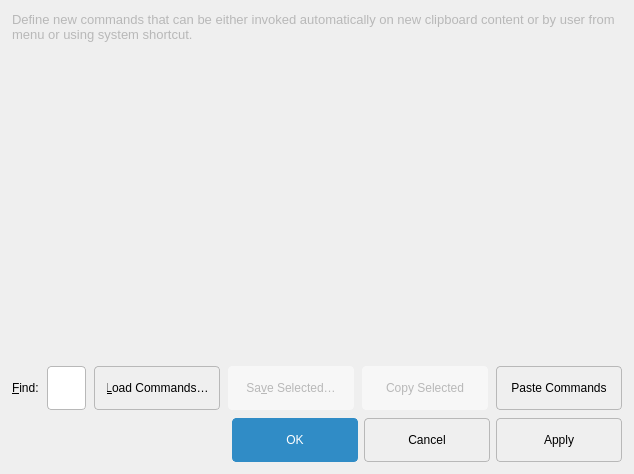
<?xml version="1.0" encoding="UTF-8"?>
<ui version="4.0">
 <class>CommandDialog</class>
 <widget class="QDialog" name="CommandDialog">
  <property name="geometry">
   <rect>
    <x>0</x>
    <y>0</y>
    <width>634</width>
    <height>474</height>
   </rect>
  </property>
  <property name="windowTitle">
   <string>Commands</string>
  </property>
  <property name="styleSheet">
   <string notr="true">
QDialog {
    background-color: palette(window);
}
QPushButton {
    border-radius: 4px;
    padding: 5px 12px;
    min-height: 32px;
    min-width: 100px;
    border: 1px solid palette(mid);
    background-color: palette(button);
}
QPushButton:hover {
    background-color: palette(alternate-base);
}
QPushButton:pressed {
    background-color: palette(alternate-base);
}
QPushButton:disabled {
    color: palette(mid);
    background-color: palette(alternate-base);
    border: 1px solid palette(alternate-base);
}
QPushButton:default {
    background-color: palette(highlight);
    color: palette(highlighted-text);
    border: 1px solid palette(highlight);
}
QPushButton:default:hover {
    background-color: palette(highlight);
    border: 1px solid palette(highlight);
}
QPushButton:default:pressed {
    background-color: palette(highlight);
    border: 1px solid palette(highlight);
}
QLineEdit {
    border-radius: 4px;
    border: 1px solid palette(mid);
    padding: 5px 8px;
    min-height: 32px;
    background-color: palette(base);
}
QLineEdit:focus {
    border: 1px solid palette(highlight);
    border-bottom: 2px solid palette(highlight);
}
QCheckBox {
    spacing: 8px;
}
QRadioButton {
    spacing: 8px;
}
QListWidget {
    border-radius: 8px;
    border: 1px solid palette(mid);
    background-color: palette(base);
}
QTreeWidget {
    border-radius: 8px;
    border: 1px solid palette(mid);
    background-color: palette(base);
}
QTableWidget {
    border-radius: 8px;
    border: 1px solid palette(mid);
    background-color: palette(base);
}
QGroupBox {
    border-radius: 8px;
    border: 1px solid palette(mid);
    margin-top: 12px;
    padding: 12px;
    background-color: palette(button);
}
QTabWidget::pane {
    border: 1px solid palette(mid);
    border-radius: 8px;
}
QTabBar::tab {
    border-radius: 4px;
    padding: 6px 16px;
    margin-right: 4px;
}
QTabBar::tab:selected {
    background-color: palette(highlight);
    color: palette(highlighted-text);
}
QScrollBar {
    border: none;
    background: transparent;
    width: 8px;
    margin: 0;
}
QScrollBar::handle {
    background: palette(mid);
    border-radius: 4px;
    min-height: 24px;
}
QScrollBar::handle:hover {
    background: palette(mid);
}
QScrollBar::add-line, QScrollBar::sub-line {
    border: none;
    background: none;
    width: 0px;
    height: 0px;
}
QScrollBar::add-page, QScrollBar::sub-page {
    background: none;
}
QMenu {
    border-radius: 8px;
    border: 1px solid palette(mid);
    padding: 4px;
    background-color: palette(button);
}
QComboBox {
    border-radius: 4px;
    border: 1px solid palette(mid);
    padding: 5px 8px;
    min-height: 32px;
    background-color: palette(base);
}
   </string>
  </property>
  <layout class="QVBoxLayout" name="verticalLayout">
   <property name="leftMargin">
    <number>12</number>
   </property>
   <property name="topMargin">
    <number>12</number>
   </property>
   <property name="rightMargin">
    <number>12</number>
   </property>
   <property name="bottomMargin">
    <number>12</number>
   </property>
   <property name="spacing">
    <number>8</number>
   </property>
   <item>
    <widget class="QLabel" name="label_11">
     <property name="sizePolicy">
      <sizepolicy hsizetype="Preferred" vsizetype="Maximum">
       <horstretch>0</horstretch>
       <verstretch>0</verstretch>
      </sizepolicy>
     </property>
     <property name="text">
      <string>Define new commands that can be either invoked automatically on new clipboard content or by user from menu or using system shortcut.</string>
     </property>
     <property name="wordWrap">
      <bool>true</bool>
     </property>
     <property name="styleSheet">
      <string notr="true">color: palette(mid); font-size: 13px;</string>
     </property>
    </widget>
   </item>
   <item>
    <widget class="ItemOrderList" name="itemOrderListCommands" native="true">
     <property name="sizePolicy">
      <sizepolicy hsizetype="Preferred" vsizetype="Preferred">
       <horstretch>0</horstretch>
       <verstretch>1</verstretch>
      </sizepolicy>
     </property>
     <property name="focusPolicy">
      <enum>Qt::WheelFocus</enum>
     </property>
     <property name="minimumHeight">
      <number>200</number>
     </property>
    </widget>
   </item>
   <item>
    <layout class="QHBoxLayout" name="horizontalLayout_7">
     <property name="spacing">
      <number>8</number>
     </property>
     <item>
      <widget class="QLabel" name="label_3">
       <property name="text">
        <string>&amp;Find:</string>
       </property>
       <property name="buddy">
        <cstring>lineEditFilterCommands</cstring>
       </property>
      </widget>
     </item>
     <item>
      <widget class="QLineEdit" name="lineEditFilterCommands"/>
     </item>
     <item>
      <widget class="QPushButton" name="pushButtonLoadCommands">
       <property name="minimumHeight">
        <number>32</number>
       </property>
       <property name="minimumWidth">
        <number>120</number>
       </property>
       <property name="text">
        <string>&amp;Load Commands…</string>
       </property>
      </widget>
     </item>
     <item>
      <widget class="QPushButton" name="pushButtonSaveCommands">
       <property name="enabled">
        <bool>false</bool>
       </property>
       <property name="minimumHeight">
        <number>32</number>
       </property>
       <property name="minimumWidth">
        <number>120</number>
       </property>
       <property name="text">
        <string>Sa&amp;ve Selected…</string>
       </property>
      </widget>
     </item>
     <item>
      <widget class="QPushButton" name="pushButtonCopyCommands">
       <property name="enabled">
        <bool>false</bool>
       </property>
       <property name="minimumHeight">
        <number>32</number>
       </property>
       <property name="minimumWidth">
        <number>120</number>
       </property>
       <property name="text">
        <string>Copy Selected</string>
       </property>
      </widget>
     </item>
     <item>
      <widget class="QPushButton" name="pushButtonPasteCommands">
       <property name="minimumHeight">
        <number>32</number>
       </property>
       <property name="minimumWidth">
        <number>120</number>
       </property>
       <property name="text">
        <string>Paste Commands</string>
       </property>
      </widget>
     </item>
    </layout>
   </item>
   <item>
    <widget class="QDialogButtonBox" name="buttonBox">
     <property name="orientation">
      <enum>Qt::Horizontal</enum>
     </property>
     <property name="styleSheet">
      <string notr="true">button-layout: 1;</string>
     </property>
     <property name="standardButtons">
      <set>QDialogButtonBox::Apply|QDialogButtonBox::Cancel|QDialogButtonBox::Ok</set>
     </property>
    </widget>
   </item>
  </layout>
 </widget>
 <customwidgets>
  <customwidget>
   <class>ItemOrderList</class>
   <extends>QWidget</extends>
   <header>gui/itemorderlist.h</header>
   <container>1</container>
  </customwidget>
 </customwidgets>
 <resources/>
 <connections>
  <connection>
   <sender>buttonBox</sender>
   <signal>accepted()</signal>
   <receiver>CommandDialog</receiver>
   <slot>accept()</slot>
   <hints>
    <hint type="sourcelabel">
     <x>248</x>
     <y>254</y>
    </hint>
    <hint type="destinationlabel">
     <x>157</x>
     <y>274</y>
    </hint>
   </hints>
  </connection>
  <connection>
   <sender>buttonBox</sender>
   <signal>rejected()</signal>
   <receiver>CommandDialog</receiver>
   <slot>reject()</slot>
   <hints>
    <hint type="sourcelabel">
     <x>316</x>
     <y>260</y>
    </hint>
    <hint type="destinationlabel">
     <x>286</x>
     <y>274</y>
    </hint>
   </hints>
  </connection>
 </connections>
</ui>
